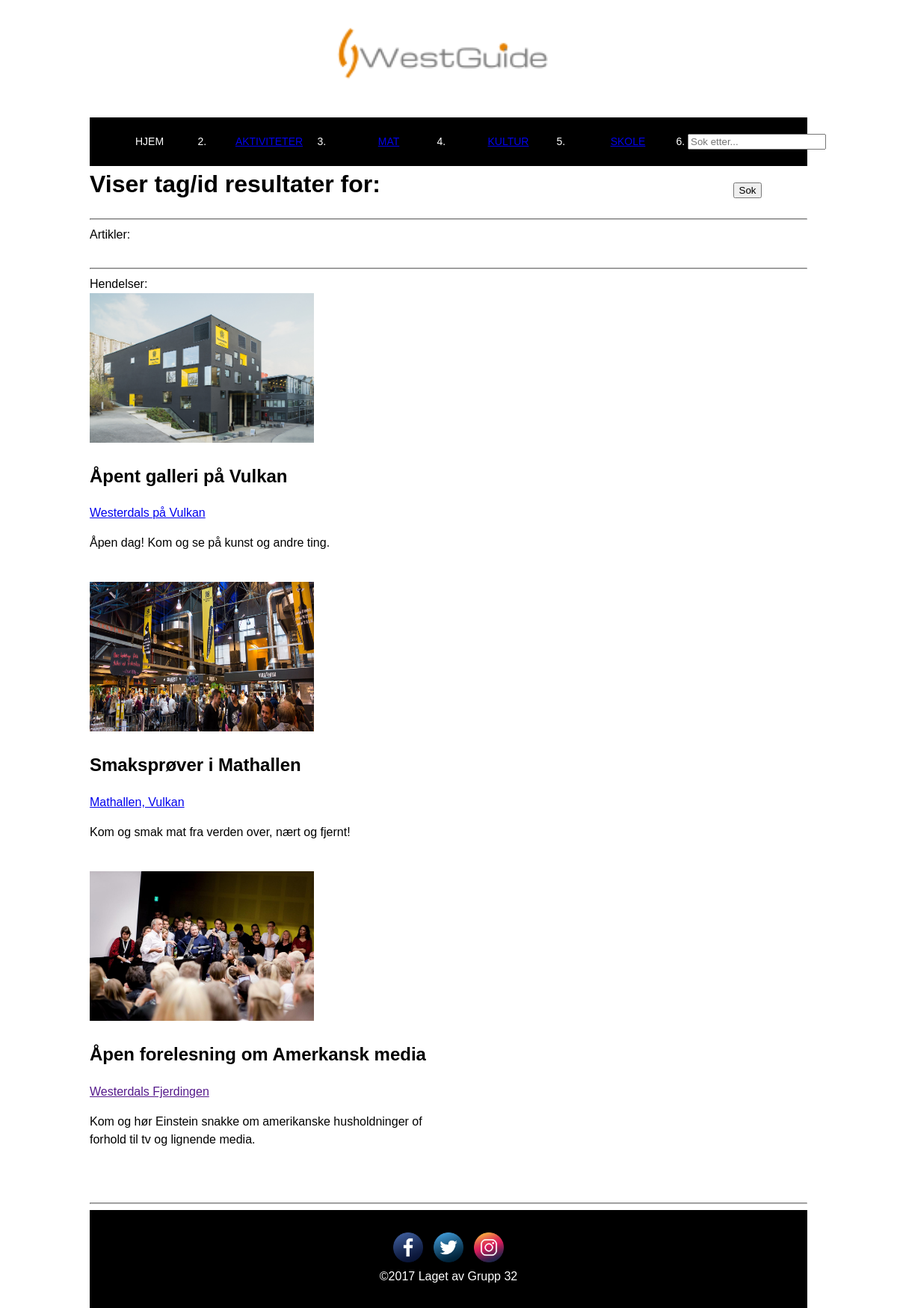
Page /search-results.php on the committed database.
### tables this page shows
CREATE TABLE IF NOT EXISTS `events` (
  `id` int(11) NOT NULL,
  `event_title` varchar(255) NOT NULL,
  `event_where` text NOT NULL,
  `event_datetime` datetime DEFAULT NULL,
  `event_where_link` text,
  `event_image_path` text,
  `event_body` text,
  `tag` enum('KULTUR','AKTIVITET','MAT','SKOLE') NOT NULL COMMENT 'MAT, KULTUR, AKTIVITET, SKOLE'
);

### connection-footer.php (called while the page is built)
<?php
$statement->execute();
$events = [];
while($row = $statement->fetch(PDO::FETCH_ASSOC))
{
    $events[] = $row;
}

### event.php (the view, shortened to what this page needs)
<div id="EventWrapper">
    <img class="event_image" width="300" height="200" src="<?= $event['event_image_path'] ?>">
    <h2><?= $event['event_title'] ?></h2>
    <a class="event-hvor" href="<?= $event['event_where_link'] ?>" target="_blank">
        <?= $event['event_where'] ?>
    </a>
    <p>
        <?= $event['event_body'] ?>
    </p>
</div>

### header.php (shortened to what this page needs)
<!DOCTYPE html>
<html>
<head>
    <link rel="stylesheet" href="normalize.css" / >
    <link rel="stylesheet" href="main.css" />
</head>
<body>
    <a href="user.php"><div id="hidden-link"></div></a>
        <header>
            <a href="index.php">
                <img id="logo" src="./logoer/logo-klipt.png" width="400px">
            </a>
        </header>
        <div id="box">
            <nav>
                <ul>
                    <li>
                        hjem
                    </li>
                    <li>
                        <a href="aktivitet.php">aktiviteter</a>
                    </li>
                    <li>
                        <a href="mat.php">mat</a>
                    </li>
                    <li>
                        <a href="kultur.php">kultur</a>
                    </li>
                    <li>
                        <a href="skole.php">skole</a>
                    </li>
                    <li>
                        <form action="search-results.php" method="GET">
                            <input id="search-field" name="search" type="text" placeholder="Sok etter...">
                            <input id="search-button" type="submit" value="Sok">
                        </form>
                    </li>
                </ul>
            </nav>
        </div>

### search-results.php (shortened to what this page needs)
<?php
    require 'connection-header.php';
    $getsearch = $_GET['search'];
    $statement = $connection->prepare('SELECT * FROM events WHERE id LIKE "'.$getsearch.'" OR tag LIKE "%'.$getsearch.'%"');
    require 'connection-footer.php';
    require 'header.php';
?>
<h1> Viser tag/id resultater for: <?= $getsearch ?> </h1>
<hr>
<?php
    echo "Artikler: <br>";
?>
<br>
<hr>
<?php
    echo "Hendelser: <br>";
    foreach ($events as $event)
    {
        require 'event.php';
    }
?>
<br>
<hr>
<?php
    require 'footer.php';
?>

### footer.php
                <footer>
                    <img class="logoer" id="facelogo" src="./logoer/face.png">
                    <img class="logoer" id="twitterlogo" src="./logoer/twitt.png">
                    <img class="logoer" id="instalogo" src="./logoer/insta.png">
                    <div id="footertext">&copy;2017 Laget av Grupp 32</div>
                </footer>
    </body>
</html>

### main.css (style rules this page uses)
body { background-color: white; font-family: Arial, Verdana, Comic Sans; text-align: left; font-size: 1em; line-height: 1.5; padding: 0px; margin: auto 10%; }
#hidden-link { position: fixed; width: 100px; height: 100px; background-color: transparent; top: 1px; right: 1px; }
nav > ul { float: left; list-style: none; padding: 0; width: 100%; background: #000; margin: 0; align-content: center; }
nav > ul > li { float: left; list-style: inline-block; width: 16.666667%; padding-left: 0; padding-right: 0; height: 65px; line-height: 65px; position: relative; text-transform: uppercase; text-align: center; font-size: 14px; color: #FFF; cursor: pointer; }
footer { float: center; clear: both; top: 100px; right: 400px; text-align: center; padding: 30px; background-color: black; }
#footertext { color: white; }
.logoer { width: 40px; height: 40px; margin: 0 5px; }
#logo { display: block; max-width: 400px; margin: 0 auto; }
p { margin-bottom: 40px; }
hr { margin 50px; clear: both; border-color: #ccc; }
#EventWrapper { width: 50%; height: 25%; display: block; }

### rows in the picture
events: event_image_path (picture), event_title "Åpent galleri på Vulkan", event_where "Westerdals på Vulkan", event_body "Åpen dag! Kom og se på kunst og andre ting."
events: event_image_path (picture), event_title "Smaksprøver i Mathallen", event_where "Mathallen, Vulkan", event_body "Kom og smak mat fra verden over, nært og fjernt!"
events: event_image_path (picture), event_title "Åpen forelesning om Amerkansk media", event_where "Westerdals Fjerdingen", event_body "Kom og hør Einstein snakke om amerikanske husholdninger of forhold til tv og lignende media."
